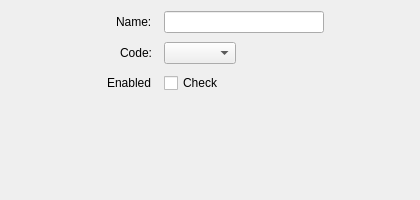
<?xml version="1.0" encoding="UTF-8"?>
<ui version="4.0"><class>Dialog</class>
 <widget class="QDialog" name="Dialog">
  <property name="geometry"><rect><x>0</x><y>0</y><width>420</width><height>200</height></rect></property>
  <property name="windowTitle"><string>Form alignment</string></property>
  <layout class="QFormLayout" name="formLayout">
   <property name="fieldGrowthPolicy"><enum>QFormLayout::FieldsStayAtSizeHint</enum></property>
   <property name="labelAlignment"><set>Qt::AlignRight|Qt::AlignVCenter</set></property>
   <property name="formAlignment"><set>Qt::AlignHCenter|Qt::AlignTop</set></property>
   <property name="horizontalSpacing"><number>12</number></property>
   <property name="verticalSpacing"><number>9</number></property>
   <item row="0" column="0"><widget class="QLabel" name="label_1"><property name="text"><string>Name:</string></property></widget></item>
   <item row="0" column="1"><widget class="QLineEdit" name="lineEdit_1"><property name="sizePolicy"><sizepolicy hsizetype="Fixed" vsizetype="Fixed"><horstretch>0</horstretch><verstretch>0</verstretch></sizepolicy></property><property name="minimumSize"><size><width>160</width><height>0</height></size></property></widget></item>
   <item row="1" column="0"><widget class="QLabel" name="label_2"><property name="text"><string>Code:</string></property></widget></item>
   <item row="1" column="1"><widget class="QComboBox" name="comboBox_1"/></item>
   <item row="2" column="0"><widget class="QLabel" name="label_3"><property name="text"><string>Enabled</string></property></widget></item>
   <item row="2" column="1"><widget class="QCheckBox" name="checkBox_1"><property name="text"><string>Check</string></property></widget></item>
  </layout>
 </widget>
</ui>
